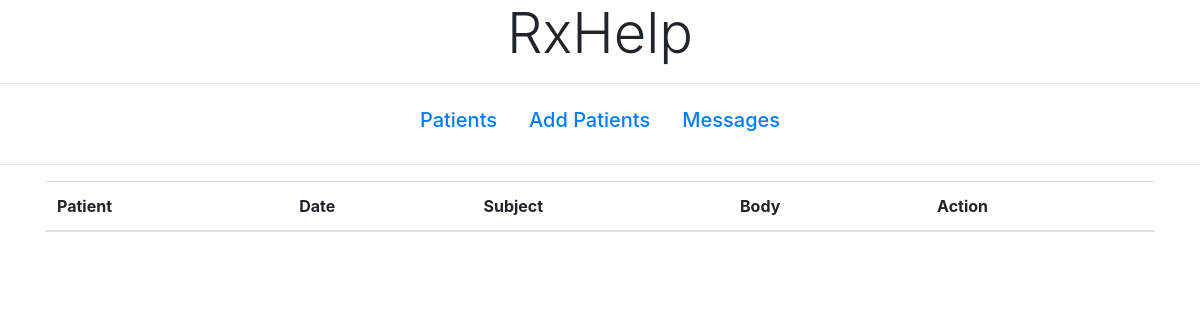
The page /providerMessages/1 on the database as committed earlier.
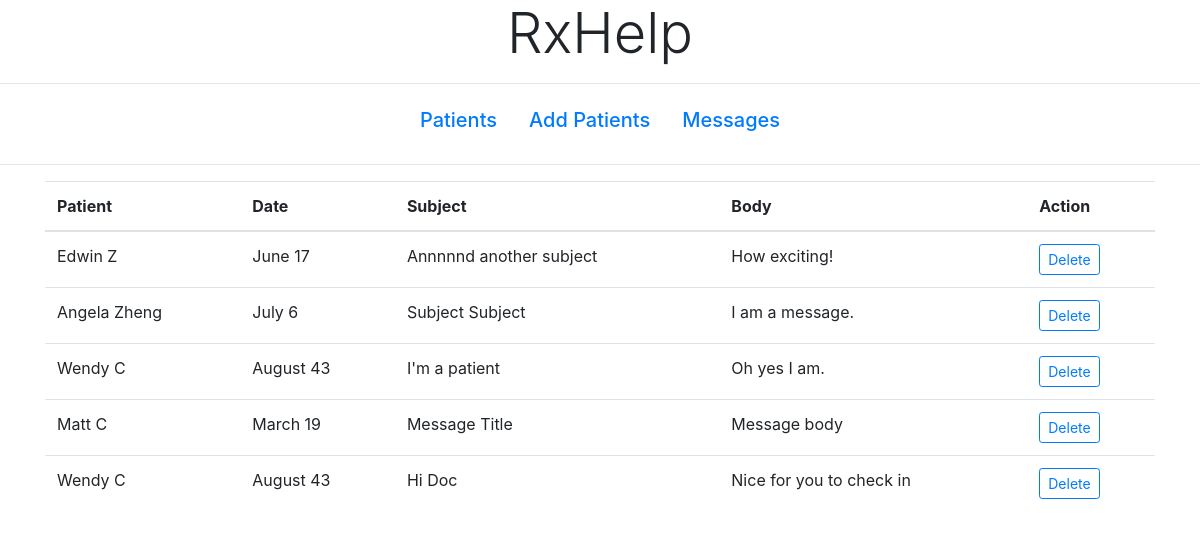
The same page on the database as committed later.
### tables this page shows
CREATE TABLE patients(
username VARCHAR(255) NOT NULL,
id_num INT PRIMARY KEY,
password VARCHAR(255) NOT NULL,
name VARCHAR(255) NOT NULL,
age INT, 
birthday VARCHAR(255) NOT NULL,
sex VARCHAR(255) NOT NULL,
height VARCHAR(255) NOT NULL,
weight INT,
img VARCHAR(255) NOT NULL
);

CREATE TABLE message(
patient VARCHAR(255) NOT NULL,
dr INT,
msg_id INT PRIMARY KEY,
day varchar(255) NOT NULL,
subject VARCHAR(255) NOT NULL,
body VARCHAR(300) NOT NULL
);

### app.py (the view)
@app.route('/providerMessages/<id_number>', methods=['GET', 'POST'])
def msgDr(id_number):
    conn = sqlite3.connect('database.db')
    cur = conn.cursor()
    cur.execute("select * from patients a join message b on a.id_num = b.patient where b.dr = " + id_number + ";")
    joinedData = cur.fetchall()
    return render_template('provider/providerMessages.html', joinedData=joinedData, id_number=id_number)

### templates/provider/providerMessages.html (shortened to what this page needs)
<!DOCTYPE html>
<html lang="en">
<head>
    <link rel="stylesheet" href="https://stackpath.bootstrapcdn.com/bootstrap/4.1.3/css/bootstrap.min.css">
</head>
<body>
<b><h1 style="text-align: center;" class="display-4">RxHelp</h1></b>
<hr>
<ul class="nav justify-content-center">
    <li class="nav-item">
        <a class="nav-link active" href="/providerHome/{{ id_number }}"><h5>Patients</h5></a>
    </li>
    <li class="nav-item">
        <a class="nav-link" href="/providerAdd/{{ id_number }}"><h5>Add Patients</h5></a>
    </li>
    <li class="nav-item">
        <a class="nav-link" href="/providerMessages/{{ id_number }}"><h5>Messages</h5></a>
    </li>
</ul>
<hr>
<div id="boxy" class="container">
    <table class="table">
        <thead>
        <tr>
            <th scope="col">Patient</th>
            <th scope="col">Date</th>
            <th scope="col">Subject</th>
            <th scope="col">Body</th>
            <th scope="col">Action</th>
        </tr>
        </thead>
        <tbody>
        {% for o in joinedData %}
        <tr>
            <td>{{ o[3] }}</td>
            <td>{{ o[5] }}</td>
            <td>{{ o[14] }}</td>
            <td>{{ o[15] }}</td>
            <td>
                <a href="/providerDeleteMsg/{{id_number}}/{{o[12]}}" class="btn btn-outline-primary btn-sm">Delete</a>
            </td>
        </tr>
        {% endfor %}
        </tbody>
    </table>
</div>
</body>
</html>

### templates/provider/providerMessages.html (style rules this page uses)
body { background-image: url("https://cdn.hipwallpaper.com/i/98/63/rckmR3.jpg"); background-size: auto auto; }
#boxy { background-color: rgba(255, 255, 255, 0.6); }

Rows that differ between the two databases and show on the page:
now on this page (row unchanged): patients: name "Edwin Z", birthday "June 17", subject "Annnnnd another subject", body "How exciting!"
now on this page (row unchanged): patients: name "Angela Zheng", birthday "July 6", subject "Subject Subject", body "I am a message."
now on this page (row edited): patients: name "Wendy C", birthday "August 43", subject "I'm a patient", body "Oh yes I am.", subject "Hi Doc", body "Nice for you to check in"
now on this page (row unchanged): patients: name "Matt C", birthday "March 19", subject "Message Title", body "Message body"
